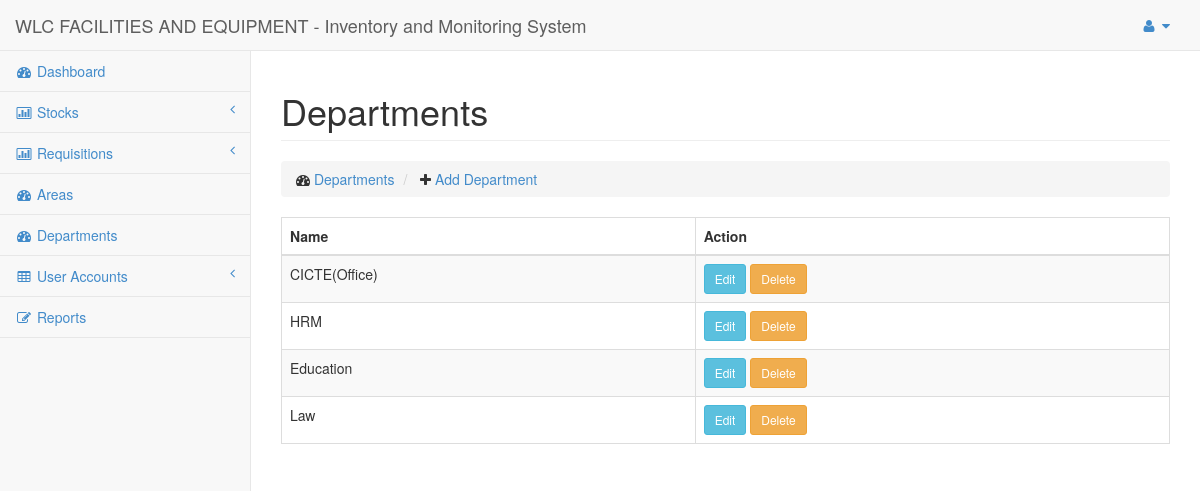
/Pages/Departments/list.php (signed in), run on an earlier commit of the app's database.
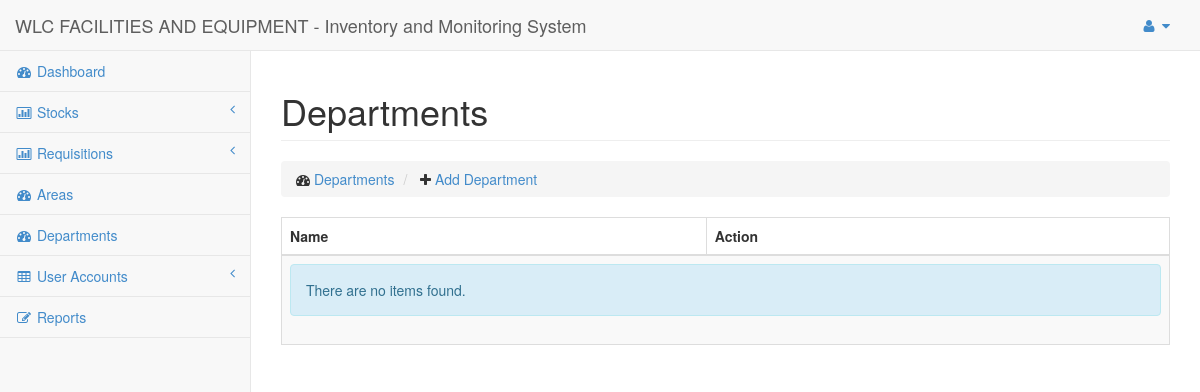
And on a later commit of the database.
### tables this page shows
CREATE TABLE `departments` (
  `id` int(11) NOT NULL AUTO_INCREMENT,
  `name` varchar(150) NOT NULL,
  `dean_id` varchar(100) NOT NULL,
  PRIMARY KEY (`id`)
);

### Core/Link.php (called while the page is built)
<?php
Class Link
{
	public static function createUrl($url)
	{
		return 'http://'.$_SERVER['HTTP_HOST'].'/'.$url;
	}
}

### Config/DbConnection.php (called while the page is built, shortened)
<?php
Class DbConnection{
	private static $_instance;
	public static function connect() {
		if(!self::$_instance) {
			self::$_instance = new self();
		}
		return self::$_instance;
	}
	private function __construct() {
		$this->_connection = new mysqli(Constant::DB_HOST, Constant::DB_USER,
			Constant::DB_PASS, Constant::DB_NAME);
	}
	public function getConnection() {
		return $this->_connection;
	}
}

### Repositories/Base.php (called while the page is built, shortened)
<?php
include $_SERVER['DOCUMENT_ROOT'].'/Config/DbConnection.php';
Class Base {
	public $connection = '';
	public function __construct()
	{
		$this->connection = DbConnection::connect()->getConnection();
	}
	public function getAll($columns = null, $where = null)
	{
		$sql = '';
		if ($columns) {
			$sql = 'SELECT '.implode(',', $columns).' FROM '.$this->table;
			if ($where) {
				$whereClause = [];
				$sql .= ' WHERE ';
				foreach ($where as $column => $value) {
					$whereClause[] = "`$this->table`.`$column`='$value'";
				}
				$sql .= ' '.implode(',', $whereClause);
			}
		} else {
			$sql = 'SELECT * FROM '.$this->table;
		}
		$data = $this->connection->query($sql);
		return $data;
	}
}
?>

### Pages/Departments/list.php (the view, shortened to what this page needs)
<?php
include $_SERVER['DOCUMENT_ROOT'].'/Core/Link.php';
$departments = new Department();
?>
  <div class="row">
      <div class="col-lg-12">
          <h1 class="page-header"> Departments</h1>
          <ol class="breadcrumb">
              <li>
                  <i class="fa fa-dashboard"></i>  <a href="#"> Departments</a>
              </li>
              <li>
                  <i class="fa fa-plus"></i>  <a href="<?php echo Link::createUrl('Pages/Departments/add.php'); ?>"> Add Department</a>
              </li>
          </ol>
      </div>
  </div>
  <div class="row">
    <div class="col-md-12">
      <div class="table-responsive">
        <?php
            $result = $departments->getAll();
        ?>
        <table class="table table-striped table-hover table-bordered">
          <thead>
              <tr id='th'>
                <th> Name</th>
                <th> Action </th>
              </tr>
          </thead>
          <tbody>
            <?php if ($result && 0 != $result->num_rows) { ?>
                <?php  while ($item = $result->fetch_assoc()) { ?>
                  <tr>
                    <td> <?php echo $item['name']; ?></td>
                    <td>
                      <a class="btn btn-sm btn-info"> Edit </a>
                      <a class="btn btn-sm btn-warning"> Delete </a>
                    </td>
                  </tr>
                <?php } ?>
            <?php } else { ?>
                  <tr>
                      <td colspan=2>
                          <div class="alert alert-info">
                              There are no items found.
                          </div>
                      </td>
                  </tr>
            <?php } ?>
          </tbody>
        </table>
      </div>
    </div>
  </div>

What changed in the data, as far as the page shows it:
removed departments: name "CICTE(Office)"
removed departments: name "HRM"
removed departments: name "Education"
removed departments: name "Law"
Also different on the page:
text now shown: "There are no items found."
